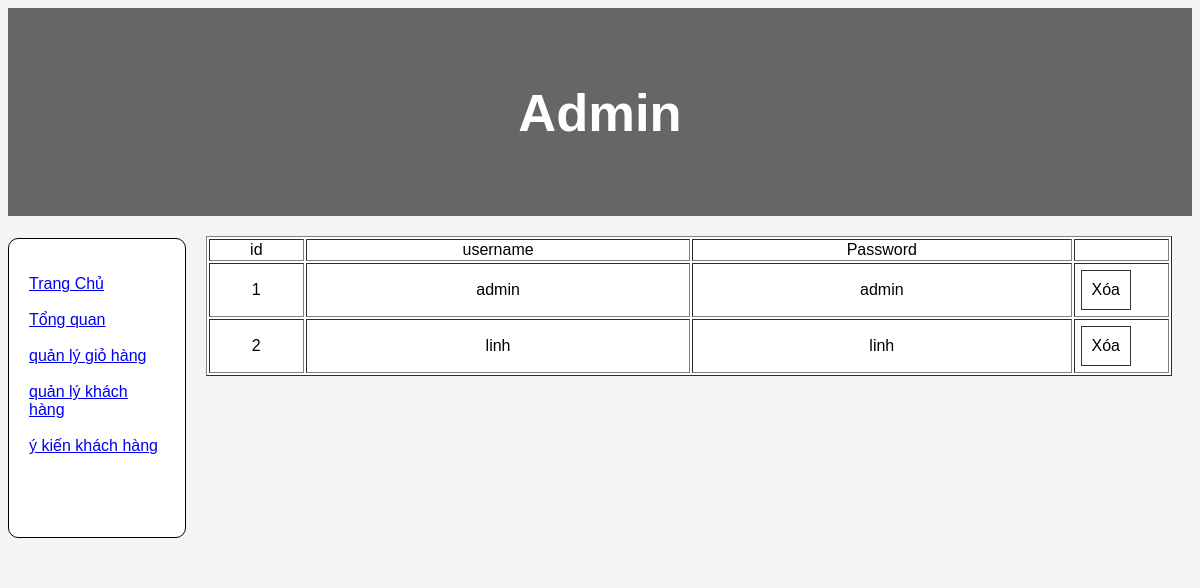
The page /adminkh.php on the database its author committed.
### tables this page shows
CREATE TABLE `account` (
  `id` int(11) NOT NULL,
  `username` varchar(255) DEFAULT NULL,
  `password` varchar(50) NOT NULL,
  `type` int(10) NOT NULL
);

### adminkh.php (the view, shortened to what this page needs)
<!DOCTYPE html>
<html lang="en">
<head>
</head>
<body>
<header>
  <h2>Admin</h2>
</header>
<section>
<?php require_once 'navadmin.php'; ?>
  <article>
        <table width="100%" border = "1" >
        <tr style=" text-align: center; ">
        <td  width="10%" >id</td>
        <td  width="%" >username </td>
		    <td width="%" >Password </td>
        <td width="10%"></td>
        </tr>
        <form action="" method="post">
        <?php
        require_once "./connect.php";
		$sql = "SELECT * FROM account";
		$query = $connection->query($sql);
		while($row = $query->fetch_assoc())  :?>
            <div class="nav">
            <tr style=" text-align: center;">
            <td width=10% >
            <a><?= $row['id']?> </a> <br />
            </td>
            <td >
            <a><?= $row['username']?> </a> <br />
            </td>
            <td >
            <a ><?= $row['password'] ?></a><br />
            </td>
            <td width=10%>
              <div class="btnChange">
              <a class="deleteBtn" href="./deleteadminkh.php?id=<?= $row['id']?>"> Xóa </a>
            </div>
            </td>
            </tr>
          </div>
          <?php endwhile; ?>
        </table>
          </article>
</section>
</body>
</html>

### adminkh.php (style rules this page uses)
* { box-sizing: border-box; }
body { font-family: Arial, Helvetica, sans-serif; }
header { background-color: #666; padding: 30px; text-align: center; font-size: 35px; color: white; }
article { float: left; padding: 20px; width: 85%; height: 300px; }
section:after { content: ""; display: table; clear: both; }
.deleteBtn,.editBtn { padding: 10px; border: 1px solid #333; color: #000; text-decoration: none; margin : 5px; }
.btnChange { width: 100%; height: 100%; display: flex; }
body { background: #3333330d; }
table { background: #fff; }

### rows shown on the page
account: id "1", username "admin", password "admin"
account: id "2", username "linh", password "linh"
